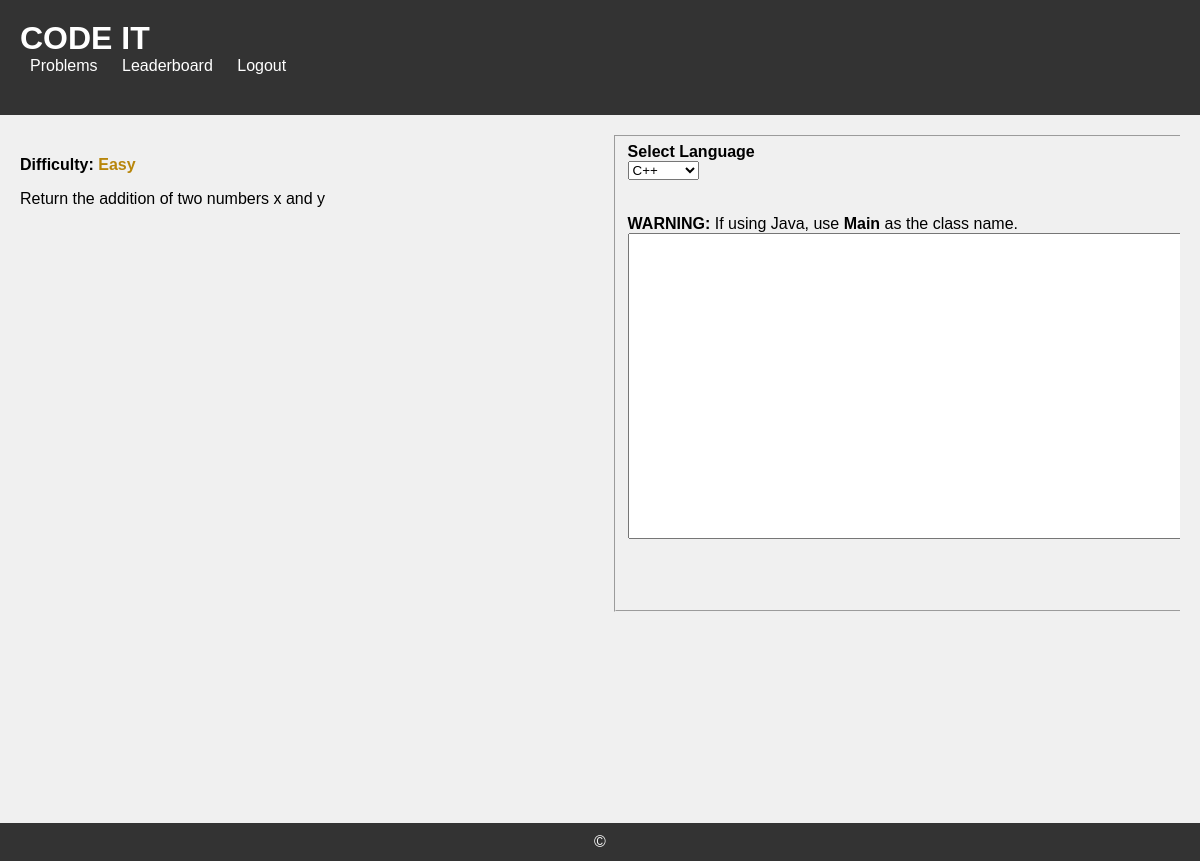
The page /judgeapp/problems/1/ (signed in) on the database its author committed.
### judgeapp/models.py (models this page shows, shortened)
class Problem(models.Model):
    TOUGHNESS = (("Easy", "Easy"), ("Medium", "Medium"), ("Tough", "Tough"))
    title = models.CharField(max_length=255)
    description = models.TextField()
    difficulty = models.CharField(max_length=50,choices=TOUGHNESS)
    time_limit = models.IntegerField(default=2, help_text="in seconds")
    memory_limit = models.IntegerField(default=128, help_text="in kb")

### judgeapp/views.py (the view)
# urls.py: path('problems/<int:problem_id>/', views.problem_detail, name='problem_detail'),
@login_required(login_url='login')
def problem_detail(request, problem_id):
    User = get_user_model()
    user_id=request.user.id
    problem = get_object_or_404(Problem, id=problem_id)
    user=User.objects.get(id=user_id)
    form = CodeForm()
    context = {'problem': problem, 'user': user, 'user_id': user_id, 'code_form': form}
    return render(request, 'problem_detail.html', context)

### judgeapp/forms.py
class CodeForm(ModelForm):
    class Meta:
        model = Submission
        fields = ['user_code']
        widgets = {'user_code' : forms.Textarea()}

### judgeapp/templates/problem_detail.html (shortened to what this page needs)
{% extends 'base.html' %}
{% block content %}
<div style="width: 100%; overflow: auto;">
    <div style="float:left; width: 50%; height: 650px; overflow: auto;">
        <b>Difficulty:</b>
        {% if problem.difficulty == "Easy" %}
        <b style="color: darkgoldenrod;">{{problem.difficulty}}</b>
        {% elif problem.difficulty == "Medium" %}
        <b style="color: darkblue;">{{problem.difficulty}}</b>
        {% else %}
        <b style="color: red;">{{problem.difficulty}}</b>
        {% endif %}
        {% autoescape off %}
        <p>{{problem.description}}</p>
        {% endautoescape %}
    </div>
    <div style="float:right; width: 49%;">
        <form action="{% url 'submit_code' problem.id %}" method="POST" enctype="multipart/form-data">
            <fieldset>
                <div>
                    <div style="float:left; width: 20%;">
                        <label><b>Select Language</b></label>
                        <select name="language" id="language" class="form-select" onchange="update_editor()">
                            <option value="C++">C++</option>
                        </select>
                    </div>
                </div>
                <br><br><br><br>
                <b>WARNING:</b> If using Java, use <b>Main</b> as the class name.
                <div id="editor-div" style="overflow: auto;">
                    <textarea data-editor="terminal" name="user_code" cols="85" rows="20" id="editor"></textarea>
                </div>
                <br>
                <div style="text-align:right; margin-right: 27px;">
                </div>
                <br>
            </fieldset>
        </form>
    </div>
</div>
<br>
{% endblock %}

### judgeapp/templates/base.html (style rules this page uses)
body { font-family: Arial, sans-serif; margin: 0; padding: 0; background-color: #f0f0f0; display: flex; flex-direction: column; min-height: 100vh; }

### rows shown on the page
Problem: difficulty "Easy", description "Return the addition of two numbers x and y"
